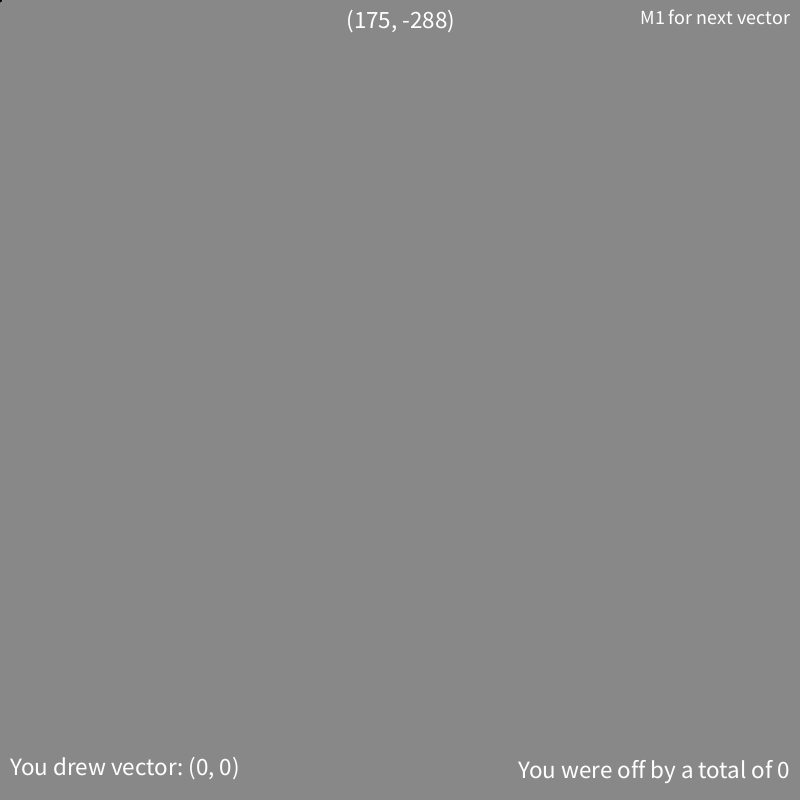
Frame 1 (no input)
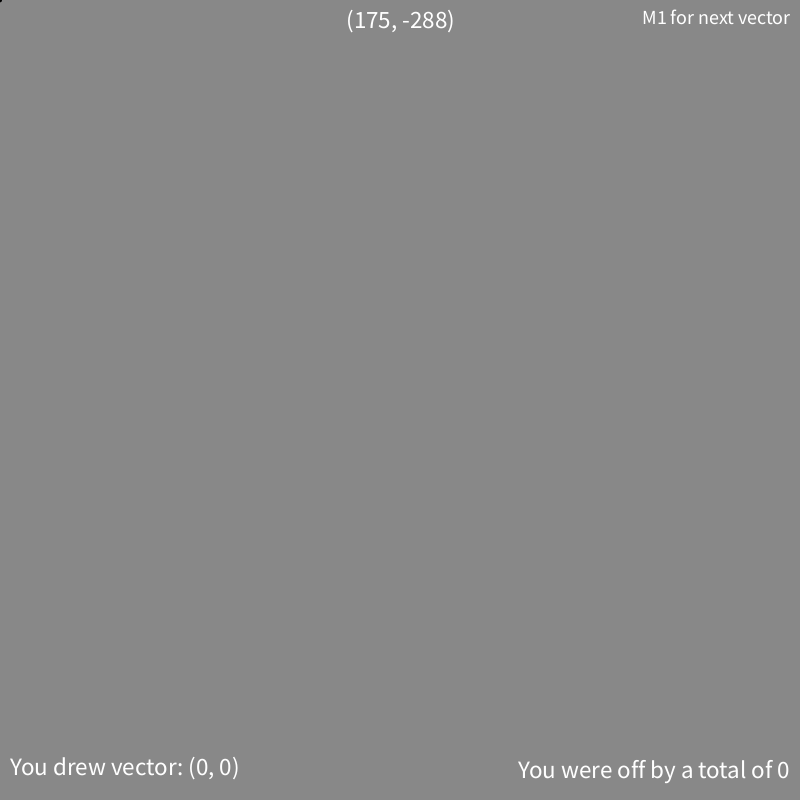
Frame 60 (the mouse pressed at the canvas centre just before this capture)
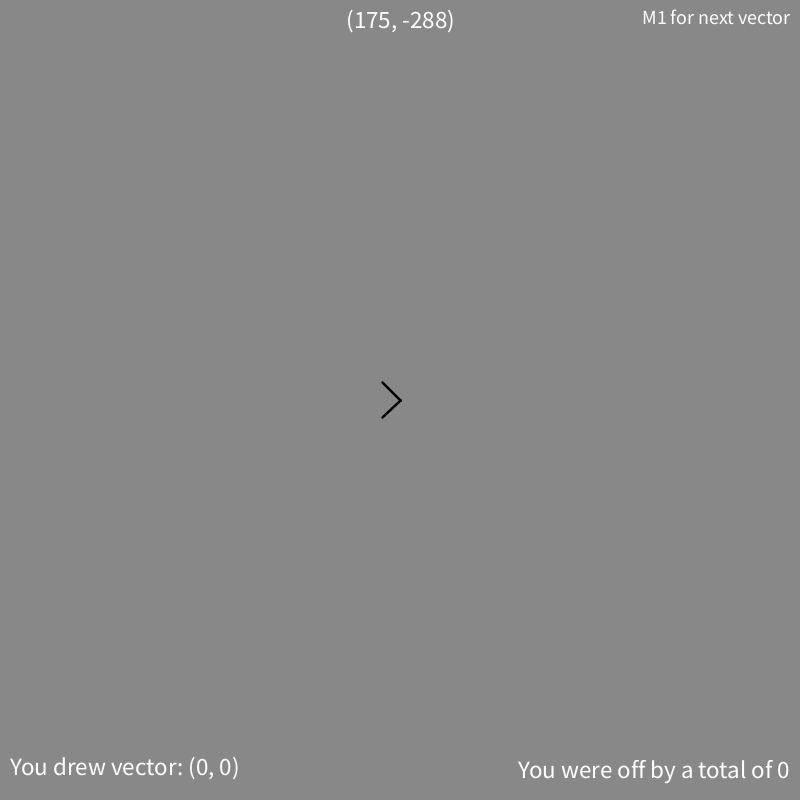
Frame 120 (the mouse held since frame 60 and released just before this capture)

The Processing sketch that drew these frames (run headless with seeded random() and noise(); from frame 60 on, the mouse is pressed at the canvas centre):

// Processing sketch: VectorsExtra
// ── VectorsExtra.pde
PVector startPos = new PVector(0, 0), 
	endPos = new PVector(0, 0),
	mouse = new PVector(0, 0),
	drawnVec = new PVector(0, 0), 
	goalVec;
int score = 0;
boolean guessed = false;

void setup() {
	size(800, 800);
	strokeWeight(2.5);

	reset();
}

void draw() {
	background(#888888);
	drawText();

	stroke(0);
	if (mousePressed && !guessed) drawArrow(startPos, mouse.set(mouseX, mouseY));
	else drawArrow(startPos, endPos);

	if (guessed) showGoalVec();
}

void reset() {
	guessed = false;
	setGoalVec();
	startPos.set(0, 0);
	endPos.set(0, 0);
}

void setGoalVec() {
	goalVec = new PVector(random(-600, 600), random(-600, 600));
}

void drawText() {
	textSize(20);
	textAlign(RIGHT, TOP);
	text("M1 for next vector", width - 10, 10);
	textSize(25);
	textAlign(CENTER, TOP);
	text(String.format("(%d, %d)", int(goalVec.x), int(goalVec.y)), width / 2, 10);

	textAlign(LEFT);
	text(String.format("You drew vector: (%d, %d)", int(drawnVec.x), int(drawnVec.y)), 10, 775);
  textAlign(RIGHT);	
  text(String.format("You were off by a total of %d", score), width - 10, 778);
}

void drawArrow(PVector start, PVector end) {
	line(start.x, start.y, end.x, end.y);
	PVector pressedVec = new PVector(end.x - start.x, end.y - start.y);
	PVector right = PVector.fromAngle(pressedVec.heading() + HALF_PI + QUARTER_PI).mult(25);
	PVector left = PVector.fromAngle(pressedVec.heading() - HALF_PI - QUARTER_PI).mult(25);
	line(end.x, end.y, end.x + right.x, end.y + right.y);
	line(end.x, end.y, end.x + left.x, end.y + left.y);
}

void showGoalVec() {
	stroke(0, 255, 0);
	int mid = height / 2;
	line(mid + goalVec.x / 2, mid + goalVec.y / 2, mid - goalVec.x / 2, mid - goalVec.y / 2);
}

void mouseClicked() {
	reset();
}

void mousePressed() {
	if (guessed) return;
	startPos.set(mouseX, mouseY);
	endPos.set(0, 0);
}

void mouseReleased() {
	if (guessed) return;
	endPos.set(mouseX, mouseY);
	drawnVec.set(endPos.x - startPos.x, endPos.y - startPos.y);
	score = int(abs(drawnVec.x - goalVec.x) + abs(drawnVec.y - goalVec.y));
	guessed = true;
}
